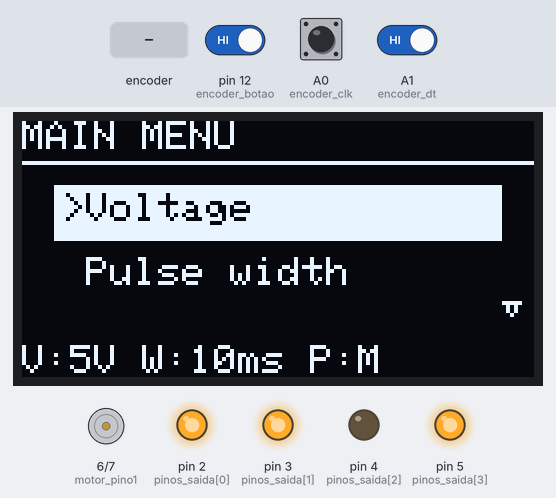
A sketch run on a simulated Arduino Uno, built with avr-gcc and run on an emulated ATmega328P. Parts: 128×64 one-colour display, motor-driver pin pairs drawn as motors (green arrow = first pin HIGH = forward, orange = second pin HIGH = backward, longer = more drive), output pins drawn as LEDs (lit = HIGH). Inputs (shaded band) come from the test bench; at power-on: A0 (encoder_clk) HIGH, pin 12 (encoder_botao) HIGH, A1 (encoder_dt) HIGH.

Above: at 2.7 s.
2.8 s: rotary encoder on pin 12 (encoder_botao) / A1 (encoder_dt) turned 3 steps (first pin leading)
At 2.98 s:
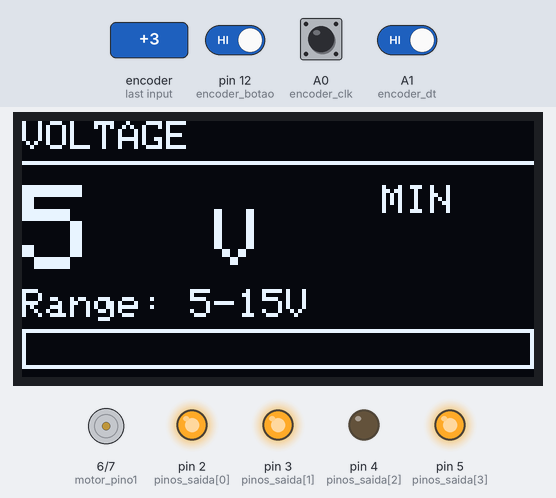
4.9 s: A0 (encoder_clk) driven LOW
At 5.8 s:
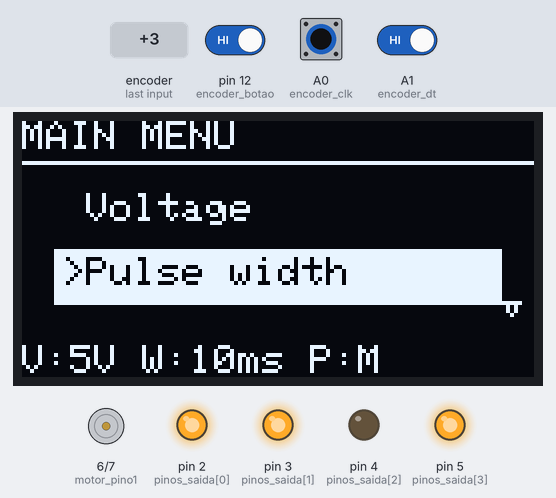
7.4 s: rotary encoder on pin 12 (encoder_botao) / A1 (encoder_dt) turned 3 steps (first pin leading)
At 7.61 s:
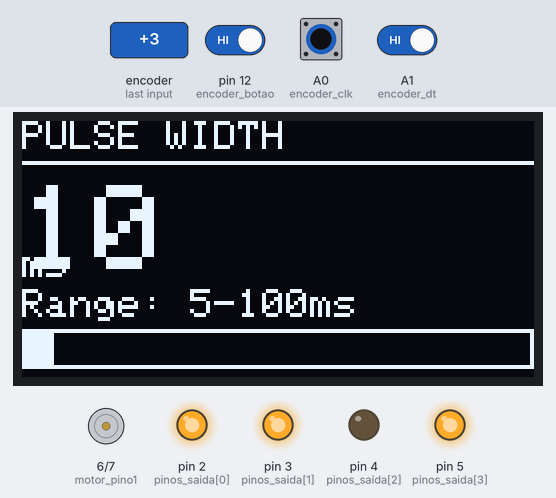
9.9 s: A0 (encoder_clk) pulsed HIGH 5 times (0.12 s each, 0.3 s apart)
At 11.7 s:
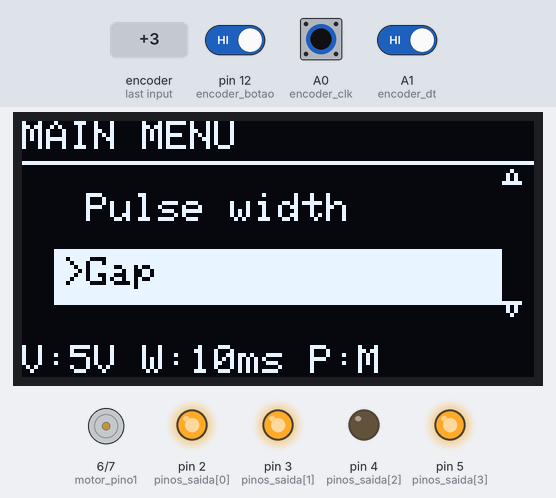
12.9 s: rotary encoder on pin 12 (encoder_botao) / A1 (encoder_dt) turned 3 steps (first pin leading)
At 13.13 s:
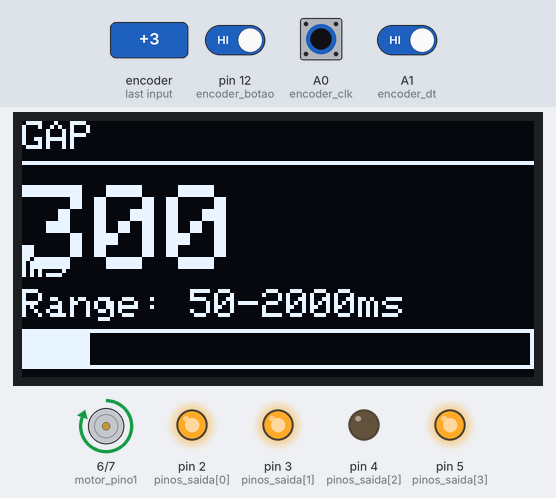
15.2 s: A0 (encoder_clk) pulsed HIGH 2 times (0.12 s each, 0.3 s apart)
At 15.5 s:
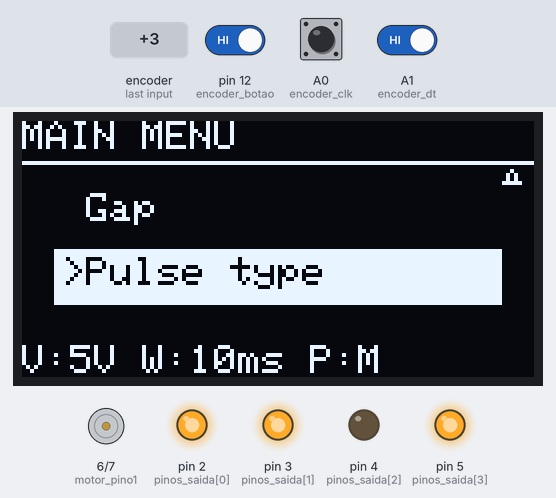
Timing chart, 0 to 19.8 s (numbered marks = the images above; inputs shaded):
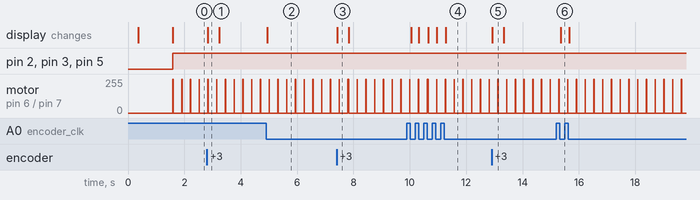

The sketch:

Arduino.ino
```cpp
#include <SPI.h>
#include <Wire.h>
#include <Adafruit_GFX.h>
#include <Adafruit_SSD1306.h>

// ================== OLED (SPI por software) ==================
#define OLED_LARGURA 128
#define OLED_ALTURA  64
#define OLED_MOSI    11  // DIN
#define OLED_CLK     13  // CLK
#define OLED_DC       8  // D/C
#define OLED_CS       9  // CS
#define OLED_RESET   10  // RES

Adafruit_SSD1306 ecra(OLED_LARGURA, OLED_ALTURA,
                      OLED_MOSI, OLED_CLK, OLED_DC, OLED_RESET, OLED_CS);

// ================== Saídas de seleção de tensão ==================
const int pinos_saida[4] = {2, 3, 4, 5};

// ================== Ponte H (L298N) ==================
const int motor_pino1 = 6;
const int motor_pino2 = 7;
const int motor_ena   = -1;

// ================== Encoder ==================
const int encoder_clk   = A0;
const int encoder_dt    = A1;
const int encoder_botao = 12;

// ================== Menu ==================
enum EstadoMenu { ECRA_PRINCIPAL, CONFIG_TENSAO, CONFIG_PULSO, CONFIG_GAP, CONFIG_ONDA };
const char  tipos_onda_iniciais[4] = {'M','B','A','P'};
const char* tipos_onda_nomes[4]    = {"Monophasic","Biphasic","Alternating","Polyphasic"};

EstadoMenu menu_actual = ECRA_PRINCIPAL;
int indice_menu = 0;
const int TOTAL_ITENS_MENU = 4;
const int ITENS_VISIVEIS   = 2;
int scroll_offset = 0;

// ================== Controlo & parâmetros ==================
int  nivel_tensao = 0;
int  bits_saida[4];
String estado_sistema = "ativo";
int  tipo_onda = 0;

// Combinações dos 4 bits para os 6 níveis de tensão
const uint8_t configuracao_tensoes[6][4] = {
  {1,1,0,1}, // 5V
  {0,0,0,1}, // 7V
  {1,0,1,0}, // 9V
  {1,1,0,0}, // 11V
  {0,0,1,0}, // 13V
  {0,1,0,0}  // 15V
};
const int QTD_NIVEIS_TENSAO = sizeof(configuracao_tensoes)/sizeof(configuracao_tensoes[0]);

const float TENSAO_BASE = 5.0f;
const float INCREMENTO_TENSAO = 2.0f;

unsigned long duracao_pulso = 10;   // ms
unsigned long gap           = 300;  // ms

const unsigned long PULSO_MIN = 5,   PULSO_MAX = 100;  // ms
const unsigned long GAP_MIN   = 50,  GAP_MAX   = 2000;  // ms
const int           TIPO_ONDA_MIN = 0, TIPO_ONDA_MAX = 3;

const float TENSAO_MINIMA = 5.0f;
const float TENSAO_MAXIMA = 15.0f;

// Ponte H
unsigned long tempo_anterior_ponte = 0;
int estado_ponte = 0;


void actualizar_ecra();
void mostrar_menu_principal();
void mostrar_config_tensao();
void mostrar_config_pulso();
void mostrar_config_gap();
void mostrar_config_wave();

void executar_rotacao_esquerda();
void executar_rotacao_direita();
void processar_encoder();
void resetar_estado_ponte();
void controlar_ponte_h();
void controlar_monofasico(unsigned long t);
void controlar_bifasico(unsigned long t);
void controlar_alternante(unsigned long t);
void controlar_polifasico(unsigned long t);

float obter_tensao(int indice) {
  if (indice < 0) indice = 0;
  if (indice >= QTD_NIVEIS_TENSAO) indice = QTD_NIVEIS_TENSAO - 1;
  return TENSAO_BASE + (indice * INCREMENTO_TENSAO);
}
String formatar_voltagem(float tensao) { return String(tensao, 1) + "V"; }
void calcular_scroll() {
  if (indice_menu < scroll_offset) scroll_offset = indice_menu;
  else if (indice_menu >= scroll_offset + ITENS_VISIVEIS) scroll_offset = indice_menu - ITENS_VISIVEIS + 1;
  if (scroll_offset < 0) scroll_offset = 0;
  if (scroll_offset > TOTAL_ITENS_MENU - ITENS_VISIVEIS) scroll_offset = TOTAL_ITENS_MENU - ITENS_VISIVEIS;
}

// ------------------ Encoder ------------------
void executar_rotacao_esquerda() {
  switch (menu_actual) {
    case ECRA_PRINCIPAL:
      indice_menu = (indice_menu - 1 + TOTAL_ITENS_MENU) % TOTAL_ITENS_MENU;
      calcular_scroll(); actualizar_ecra(); break;
    case CONFIG_TENSAO:
      if (nivel_tensao > 0) { nivel_tensao--; actualizar_ecra(); }
      break;
    case CONFIG_PULSO:
      if (duracao_pulso > PULSO_MIN) { duracao_pulso = duracao_pulso >= 5 ? duracao_pulso - 5 : PULSO_MIN; actualizar_ecra(); }
      break;
    case CONFIG_GAP:
      if (gap > GAP_MIN) { gap = gap >= 50 ? gap - 50 : GAP_MIN; actualizar_ecra(); }
      break;
    case CONFIG_ONDA:
      if (tipo_onda > TIPO_ONDA_MIN) { tipo_onda--; actualizar_ecra(); resetar_estado_ponte(); }
      break;
  }
}
void executar_rotacao_direita() {
  switch (menu_actual) {
    case ECRA_PRINCIPAL:
      indice_menu = (indice_menu + 1) % TOTAL_ITENS_MENU;
      calcular_scroll(); actualizar_ecra(); break;
    case CONFIG_TENSAO:
      if (nivel_tensao < QTD_NIVEIS_TENSAO - 1) { nivel_tensao++; actualizar_ecra(); }
      break;
    case CONFIG_PULSO:
      if (duracao_pulso < PULSO_MAX) { duracao_pulso = duracao_pulso + 5 <= PULSO_MAX ? duracao_pulso + 5 : PULSO_MAX; actualizar_ecra(); }
      break;
    case CONFIG_GAP:
      if (gap < GAP_MAX) { gap = gap + 50 <= GAP_MAX ? gap + 50 : GAP_MAX; actualizar_ecra(); }
      break;
    case CONFIG_ONDA:
      if (tipo_onda < TIPO_ONDA_MAX) { tipo_onda++; actualizar_ecra(); resetar_estado_ponte(); }
      break;
  }
}
void processar_encoder() {
  static int estado_clk_anterior = HIGH;
  static unsigned long t_last = 0;
  const unsigned long debounce_ms = 3;

  unsigned long agora = millis();
  if (agora - t_last < debounce_ms) return;

  int clk = digitalRead(encoder_clk);
  int dt  = digitalRead(encoder_dt);

  if (clk != estado_clk_anterior && clk == LOW) {
    if (dt != clk) executar_rotacao_direita();
    else           executar_rotacao_esquerda();
    t_last = agora;
  }
  estado_clk_anterior = clk;

  // Botão do encoder
  static unsigned long t_btn = 0;
  static bool btn_prev = HIGH;
  bool btn = digitalRead(encoder_botao);
  if (agora - t_btn > 250) {
    if (btn == LOW && btn_prev == HIGH) {
      switch (menu_actual) {
        case ECRA_PRINCIPAL:
          if      (indice_menu == 0) menu_actual = CONFIG_TENSAO;
          else if (indice_menu == 1) menu_actual = CONFIG_PULSO;
          else if (indice_menu == 2) menu_actual = CONFIG_GAP;
          else                       menu_actual = CONFIG_ONDA;
          actualizar_ecra(); break;
        default:
          menu_actual = ECRA_PRINCIPAL; actualizar_ecra(); break;
      }
      t_btn = agora;
    }
  }
  btn_prev = btn;
}

// ------------------ Ponte H – formas de onda ------------------
void resetar_estado_ponte() {
  digitalWrite(motor_pino1, LOW);
  digitalWrite(motor_pino2, LOW);
  estado_ponte = 0;
  tempo_anterior_ponte = millis();
}
void controlar_monofasico(unsigned long t) {
  switch (estado_ponte) {
    case 0: // pulso +
      digitalWrite(motor_pino1, HIGH);
      digitalWrite(motor_pino2, LOW);
      if (t - tempo_anterior_ponte >= duracao_pulso) { estado_ponte = 1; tempo_anterior_ponte = t; }
      break;
    case 1: // gap
      digitalWrite(motor_pino1, LOW);
      digitalWrite(motor_pino2, LOW);
      if (t - tempo_anterior_ponte >= gap) { estado_ponte = 0; tempo_anterior_ponte = t; }
      break;
  }
}
void controlar_bifasico(unsigned long t) {
  switch (estado_ponte) {
    case 0: // +
      digitalWrite(motor_pino1, HIGH);
      digitalWrite(motor_pino2, LOW);
      if (t - tempo_anterior_ponte >= duracao_pulso) { estado_ponte = 1; tempo_anterior_ponte = t; }
      break;
    case 1: // -
      digitalWrite(motor_pino1, LOW);
      digitalWrite(motor_pino2, HIGH);
      if (t - tempo_anterior_ponte >= duracao_pulso) { estado_ponte = 2; tempo_anterior_ponte = t; }
      break;
    case 2: // gap
      digitalWrite(motor_pino1, LOW);
      digitalWrite(motor_pino2, LOW);
      if (t - tempo_anterior_ponte >= gap) { estado_ponte = 0; tempo_anterior_ponte = t; }
      break;
  }
}
void controlar_alternante(unsigned long t) {
  switch (estado_ponte) {
    case 0: // +
      digitalWrite(motor_pino1, HIGH);
      digitalWrite(motor_pino2, LOW);
      if (t - tempo_anterior_ponte >= duracao_pulso) { estado_ponte = 1; tempo_anterior_ponte = t; }
      break;
    case 1: // gap
      digitalWrite(motor_pino1, LOW);
      digitalWrite(motor_pino2, LOW);
      if (t - tempo_anterior_ponte >= gap) { estado_ponte = 2; tempo_anterior_ponte = t; }
      break;
    case 2: // -
      digitalWrite(motor_pino1, LOW);
      digitalWrite(motor_pino2, HIGH);
      if (t - tempo_anterior_ponte >= duracao_pulso) { estado_ponte = 3; tempo_anterior_ponte = t; }
      break;
    case 3: // gap
      digitalWrite(motor_pino1, LOW);
      digitalWrite(motor_pino2, LOW);
      if (t - tempo_anterior_ponte >= gap) { estado_ponte = 0; tempo_anterior_ponte = t; }
      break;
  }
}
void controlar_polifasico(unsigned long t) {
  switch (estado_ponte) {
    case 0: // +
      digitalWrite(motor_pino1, HIGH);
      digitalWrite(motor_pino2, LOW);
      if (t - tempo_anterior_ponte >= duracao_pulso) { estado_ponte = 1; tempo_anterior_ponte = t; }
      break;
    case 1: // -
      digitalWrite(motor_pino1, LOW);
      digitalWrite(motor_pino2, HIGH);
      if (t - tempo_anterior_ponte >= duracao_pulso) { estado_ponte = 2; tempo_anterior_ponte = t; }
      break;
    case 2: // +
      digitalWrite(motor_pino1, HIGH);
      digitalWrite(motor_pino2, LOW);
      if (t - tempo_anterior_ponte >= duracao_pulso) { estado_ponte = 3; tempo_anterior_ponte = t; }
      break;
    case 3: // gap
      digitalWrite(motor_pino1, LOW);
      digitalWrite(motor_pino2, LOW);
      if (t - tempo_anterior_ponte >= gap) { estado_ponte = 0; tempo_anterior_ponte = t; }
      break;
  }
}
void controlar_ponte_h() {
  unsigned long t = millis();
  switch (tipo_onda) {
    case 0: controlar_monofasico(t);   break;
    case 1: controlar_bifasico(t);     break;
    case 2: controlar_alternante(t);   break;
    case 3: controlar_polifasico(t);   break;
  }
}

// ------------------ UI ------------------
void mostrar_menu_principal() {
  ecra.setTextSize(1); ecra.setTextColor(SSD1306_WHITE);
  ecra.setCursor(0,0); ecra.println("MAIN MENU");
  ecra.drawLine(0,10,127,10,SSD1306_WHITE);

  const char* itens_menu[TOTAL_ITENS_MENU] = {"Voltage","Pulse width","Gap","Pulse type"};
  if (indice_menu < 0 || indice_menu >= TOTAL_ITENS_MENU) indice_menu = 0;

  for (int i = 0; i < ITENS_VISIVEIS; i++) {
    int item_index = scroll_offset + i; if (item_index >= TOTAL_ITENS_MENU) break;
    int y = 18 + i*16;
    ecra.setCursor(10,y); ecra.setTextSize(1);
    if (item_index == indice_menu) {
      ecra.fillRect(8,y-2,112,14,SSD1306_WHITE);
      ecra.setTextColor(SSD1306_BLACK); ecra.print(">"); ecra.print(itens_menu[item_index]);
      ecra.setTextColor(SSD1306_WHITE);
    } else {
      ecra.print(" "); ecra.print(itens_menu[item_index]);
    }
  }
  if (scroll_offset > 0) ecra.drawTriangle(120,15,124,15,122,12,SSD1306_WHITE);
  if (scroll_offset + ITENS_VISIVEIS < TOTAL_ITENS_MENU) ecra.drawTriangle(120,45,124,45,122,48,SSD1306_WHITE);

  ecra.setCursor(0,56); ecra.setTextSize(1);
  ecra.print("V:"); ecra.print(obter_tensao(nivel_tensao),0);
  ecra.print("V W:"); ecra.print(duracao_pulso);
  ecra.print("ms P:"); ecra.print(tipos_onda_iniciais[tipo_onda]);
}
void mostrar_config_tensao() {
  ecra.setTextSize(1); ecra.setTextColor(SSD1306_WHITE);
  ecra.setCursor(0,0); ecra.println("VOLTAGE");
  ecra.drawLine(0,10,127,10,SSD1306_WHITE);

  float V = obter_tensao(nivel_tensao);
  ecra.setTextSize(3); ecra.setCursor(0,16); ecra.print(V,0);
  ecra.setTextSize(2); ecra.setCursor(48,22); ecra.print("V");

  ecra.setTextSize(1); ecra.setCursor(0,42);
  ecra.print("Range: "); ecra.print(TENSAO_MINIMA,0); ecra.print("-"); ecra.print(TENSAO_MAXIMA,0); ecra.print("V");

  if (nivel_tensao == 0) { ecra.setCursor(90,16); ecra.print("MIN"); }
  else if (nivel_tensao == QTD_NIVEIS_TENSAO-1) { ecra.setCursor(90,16); ecra.print("MAX"); }

  // barra de progresso sem map() float
  float frac = (V - TENSAO_MINIMA) / (TENSAO_MAXIMA - TENSAO_MINIMA);
  if (frac < 0) frac = 0; if (frac > 1) frac = 1;
  int largura = (int)(frac * 126.0f + 0.5f);
  ecra.drawRect(0,52,128,10,SSD1306_WHITE);
  ecra.fillRect(1,53,largura,8,SSD1306_WHITE);
}
void mostrar_config_pulso() {
  ecra.setTextSize(1); ecra.setTextColor(SSD1306_WHITE);
  ecra.setCursor(0,0); ecra.println("PULSE WIDTH");
  ecra.drawLine(0,10,127,10,SSD1306_WHITE);

  ecra.setTextSize(3); ecra.setCursor(0,16); ecra.print(duracao_pulso);
  ecra.setTextSize(1); ecra.setCursor(0,32); ecra.print("ms");

  ecra.setCursor(0,42); ecra.print("Range: "); ecra.print(PULSO_MIN); ecra.print("-"); ecra.print(PULSO_MAX); ecra.print("ms");

  if (duracao_pulso == PULSO_MIN) { ecra.setCursor(90,16); ecra.print("MIN"); }
  else if (duracao_pulso == PULSO_MAX) { ecra.setCursor(90,16); ecra.print("MAX"); }

  float frac = (float)(duracao_pulso - PULSO_MIN) / (float)(PULSO_MAX - PULSO_MIN);
  if (frac < 0) frac = 0; if (frac > 1) frac = 1;
  int largura = (int)(frac * 126.0f + 0.5f);
  ecra.drawRect(0,52,128,10,SSD1306_WHITE);
  ecra.fillRect(1,53,largura,8,SSD1306_WHITE);
}
void mostrar_config_gap() {
  ecra.setTextSize(1); ecra.setTextColor(SSD1306_WHITE);
  ecra.setCursor(0,0); ecra.println("GAP");
  ecra.drawLine(0,10,127,10,SSD1306_WHITE);

  ecra.setTextSize(3); ecra.setCursor(0,16); ecra.print(gap);
  ecra.setTextSize(1); ecra.setCursor(0,32); ecra.print("ms");

  ecra.setCursor(0,42); ecra.print("Range: "); ecra.print(GAP_MIN); ecra.print("-"); ecra.print(GAP_MAX); ecra.print("ms");

  if (gap == GAP_MIN) { ecra.setCursor(90,16); ecra.print("MIN"); }
  else if (gap == GAP_MAX) { ecra.setCursor(90,16); ecra.print("MAX"); }

  float frac = (float)(gap - GAP_MIN) / (float)(GAP_MAX - GAP_MIN);
  if (frac < 0) frac = 0; if (frac > 1) frac = 1;
  int largura = (int)(frac * 126.0f + 0.5f);
  ecra.drawRect(0,52,128,10,SSD1306_WHITE);
  ecra.fillRect(1,53,largura,8,SSD1306_WHITE);
}
void mostrar_config_wave() {
  ecra.setTextSize(1); ecra.setTextColor(SSD1306_WHITE);
  ecra.setCursor(0,0); ecra.println("PULSE TYPE");
  ecra.drawLine(0,10,127,10,SSD1306_WHITE);

  ecra.setCursor(0,20); ecra.print("TYPE: ");
  ecra.setCursor(0,37); ecra.println(tipos_onda_nomes[tipo_onda]);

  ecra.setCursor(0,56); ecra.print("Options: ");
  int x = 48;
  for (int i = 0; i < 4; i++) {
    ecra.setCursor(x,56);
    if (i == tipo_onda) { ecra.setTextColor(SSD1306_BLACK); ecra.fillRect(x-1,55,7,9,SSD1306_WHITE); }
    else                { ecra.setTextColor(SSD1306_WHITE); }
    ecra.print(tipos_onda_iniciais[i]); x += 10;
  }
  ecra.setTextColor(SSD1306_WHITE);
}
void actualizar_ecra() {
  ecra.clearDisplay();
  switch (menu_actual) {
    case ECRA_PRINCIPAL:  mostrar_menu_principal(); break;
    case CONFIG_TENSAO:   mostrar_config_tensao();  break;
    case CONFIG_PULSO:    mostrar_config_pulso();   break;
    case CONFIG_GAP:      mostrar_config_gap();     break;
    case CONFIG_ONDA:     mostrar_config_wave();    break;
  }
  ecra.display();
}

// ------------------ Setup ------------------
void setup() {
  for (int i = 0; i < 4; i++) { pinMode(pinos_saida[i], OUTPUT); digitalWrite(pinos_saida[i], LOW); }

  pinMode(motor_pino1, OUTPUT);
  pinMode(motor_pino2, OUTPUT);
  if (motor_ena >= 0) { pinMode(motor_ena, OUTPUT); digitalWrite(motor_ena, HIGH); }

  pinMode(encoder_clk, INPUT_PULLUP);
  pinMode(encoder_dt,  INPUT_PULLUP);
  pinMode(encoder_botao, INPUT_PULLUP);

  Serial.begin(115200);
  delay(300);

  if (!ecra.begin(SSD1306_SWITCHCAPVCC)) { delay(1000); ecra.begin(SSD1306_SWITCHCAPVCC); }

  ecra.clearDisplay(); ecra.setTextSize(1); ecra.setTextColor(SSD1306_WHITE);
  ecra.setCursor(0,0);
  ecra.println("System started");
  ecra.println("Menu: 4 options");
  ecra.println("Encoder: browse");
  ecra.println("Arrows: more options");
  ecra.display();
  delay(1200);

  actualizar_ecra();

  digitalWrite(motor_pino1, LOW);
  digitalWrite(motor_pino2, LOW);
  tempo_anterior_ponte = millis();
  estado_ponte = 0;
}
void loop() {
  processar_encoder();

  // Limites defensivos
  if (nivel_tensao < 0) nivel_tensao = 0;
  if (nivel_tensao >= QTD_NIVEIS_TENSAO) nivel_tensao = QTD_NIVEIS_TENSAO - 1;
  if (tipo_onda < TIPO_ONDA_MIN) tipo_onda = TIPO_ONDA_MIN;
  if (tipo_onda > TIPO_ONDA_MAX) tipo_onda = TIPO_ONDA_MAX;

  // Atualiza os 4 bits de seleção de tensão
  for (int i = 0; i < 4; i++) {
    bits_saida[i] = configuracao_tensoes[nivel_tensao][i];
    digitalWrite(pinos_saida[i], bits_saida[i] ? HIGH : LOW);
  }


  controlar_ponte_h();
}
```

Measured:
- after the input at 2.8 s, the display: changes at once (image 1)
- after the input at 4.9 s, the display: changes at once (image 2)
- after the input at 7.4 s, the display: changes at once (image 3)
- after the input at 9.9 s, the display: changes after 0.15 s (image 4)
- after the input at 12.9 s, the display: changes at once (image 5)
- after the input at 15.2 s, the display: changes after 0.15 s (image 6)
- by itself, motor on pin 6 (motor_pino1) / pin 7 (motor_pino2): alternates forward 255/255 for 0.01 s and stopped for 0.30 s
